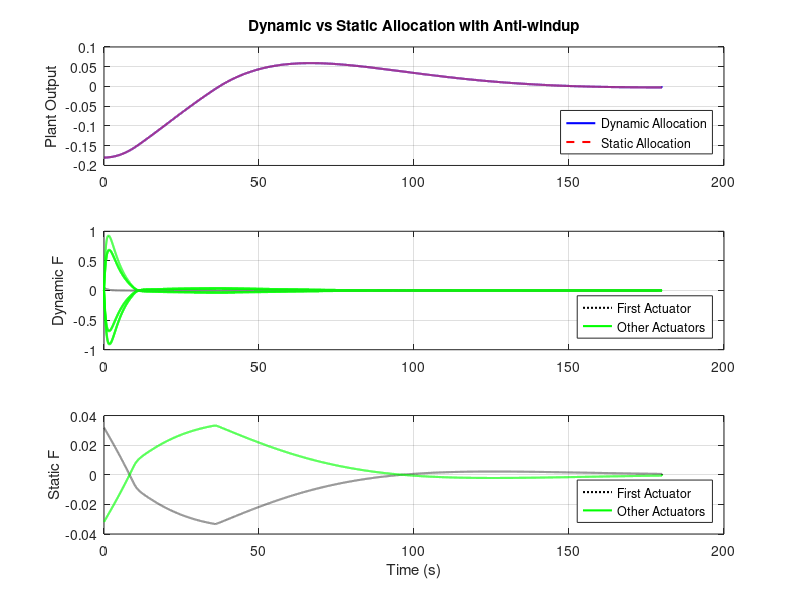

Write MATLAB code to recreate this figure.
clc, clear;

% Dimensões dos sistemas
n_p = 2;
m_c = 2;
n_c = 2;
m_a = 8;
n_w = 2;

n_f = m_a - n_c;
n = n_p + n_c + n_f;

% Parâmetros conhecidos
m1 = 1000;
m2 = 1000;
R = 1;
sigma = 1;
rho1 = 2;
rho2 = 0.15;
rho3 = 1000;

% Matrizes da planta
A_p = [0, 1; 0, 0];
B_p = [0, 0; m1^-1, -m2^-1];
C_p = [1, 0];
D_p = [0, 0];

%% Sistema de malha fechada e formulação de problemas

% Matrizes do controlador
A_c = [-1.7321, 1; -1.0014, -0.0532];
B_c = [1.7321; 1];
C_c = [-0.7071, -26.6009; 0.7071, 26.6009];
D_c = [0; 0];

Bw = [0; m1^-1];

Mn1 = [1, -1, -1, 1];
Mn2 = [1, -1, -1, 1];

% Matriz de influência
Mn = [Mn1, zeros(1, 4); zeros(1, 4), Mn2];

N1 = [1, 1, -1; 1, 0, 0; 0, 1, 0; 0, 0, 1];
N2 = [1, 1, -1; 1, 0, 0; 0, 1, 0; 0, 0, 1];
N = [N1, zeros(4, 3); zeros(4, 3), N2];

% Matriz pseudo-inversa
Mps_inv = 0.25 * [Mn1', zeros(4, 1); zeros(4, 1), Mn2'];

W = [100, 0, 0, 0, 0, 0, 0, 0;
     0, 1, 0, 0, 0, 0, 0, 0;
     0, 0, 1, 0, 0, 0, 0, 0;
     0, 0, 0, 1, 0, 0, 0, 0;
     0, 0, 0, 0, 1, 0, 0, 0;
     0, 0, 0, 0, 0, 1, 0, 0;
     0, 0, 0, 0, 0, 0, 1, 0;
     0, 0, 0, 0, 0, 0, 0, 1];

A0 = [A_p + B_p * D_c * C_p, B_p * C_c; B_c * C_p, A_c];
A = [A0, zeros(4, 6); zeros(6, 4), zeros(6, 6)];
B_ = [B_p; zeros(8, 2)];
M = Mn;
B = B_ * M;

C = [Mps_inv * D_c * C_p, Mps_inv * C_c, N];
C_ = N' * W * C;
Bw_ = [Bw; zeros(4, 1); zeros(4, 1)];
L_f = [zeros(n_p, n_f); zeros(n_c, n_f); eye(n_f)];
L_c = [zeros(n_p, n_c); eye(n_c); zeros(n_f, n_c)];
L = [L_c, L_f];

E_c = [-0.1708, -0.0059, -0.0032, -0.0053, 0.0111, -0.0066, -0.0066, 0.0066;
       -0.0895, -0.0118, -0.0103, 0.0057, -0.0024, 0.0048, 0.0048, -0.0048];

E_f = [-0.0480, -0.0103, 0.1031, -0.0662, 0.0747, 0.1042, 0.1042, -0.1042;
       -0.0805, 0.0057, -0.0661, 0.0225, -0.0512, -0.0537, -0.0537, 0.0537;
        0.1277, -0.0018, 0.0566, -0.0389, -0.0080, 0.0722, 0.0722, -0.0722;
       -0.0757, 0.0037, 0.0790, -0.0408, 0.0722, 0.9615, -0.3662, 0.3662;
       -0.0757, 0.0037, 0.0790, -0.0408, 0.0722, -0.3662, 0.9615, 0.3662;
        0.0757, -0.0037, -0.0790, 0.0408, -0.0722, 0.3662, 0.3662, 0.9615];

K_f = [-1.8960, 0.9476, -0.9437, 0.0053, 0.0053, -0.0053;
        0.9103, -1.8750, -0.9090, 0.0013, 0.0013, -0.0013;
       -0.8741, -0.8266, -1.8904, -0.0007, -0.0007, 0.0007;
       -0.0020, -0.0009, 0.0118, -1.6716, 0.5010, -0.5010;
       -0.0020, -0.0009, 0.0118, 0.5010, -1.6716, -0.5010;
        0.0020, 0.0009, -0.0118, -0.5010, -0.5010, -1.6716];

E = [E_c; E_f];

x_p = [-0.18; 0];
x_c = [0; 0];
x_f = zeros(n_f, 1);

x = [x_p; x_c; x_f];
  
% Tempo de simulação
dt = 0.01; % Passo de tempo
T = 180;   % Duração da simulação
t = 0:dt:T;

% Sinal de entrada w(t)
w = zeros(1, length(t));
w(t >= 0 & t <= 36) = 0.16667;

% Função de saturação e phi
% Definindo os limites de saturação simétricos
u_bar = 0.05; % Limite superior simétrico (50 mN)

% Função de saturação baseada em sign
%sat = @(x) u_bar * tanh(x / u_bar);

sat = @(x) sign(x) .* min(abs(x), u_bar);

% Atualizando a função phi
phi = @(yf) sat(yf) - yf;

% Inicialização dos estados
x_states = zeros(n, length(t));

y_pd_outputs = zeros(size(C_p, 1), length(t));
y_ps_outputs = zeros(size(C_p, 1), length(t));

y_c_outputs = zeros(size(C_c, 1), length(t));
y_fd_outputs = zeros(size(C, 1), length(t)); % Armazena as saídas
y_fs_outputs = zeros(size(C, 1), length(t)); % Armazena as saídas

x_states(:, 1) = x;

% Simulação do sistema
for k = 1:length(t)-1

    y_p_d = C_p * x_states(1:n_p, k);
    y_p_s = C_p * x_states(1:n_p, k);

    y_c = C_c * x_states(1:n_c, k);
    y_f_d = C * x_states(:, k);

    y_f_s = Mps_inv * y_c;
    u_p = M * sat(y_f_s);

    dx_p = A_p * x_states(1:n_p, k) + B_p * u_p + Bw * w(k);
    x_states(1:n_p, k+1) = x_states(1:n_p, k) + dx_p * dt;
   
    dx = (A + L_f * K_f * C_) * x_states(:, k) + (B + L * E) * phi(y_f_d)+ Bw_ * w(k);
    x_states(:, k + 1) = x_states(:, k) + dx * dt;
    

    y_pd_outputs(:, k) = y_p_d;
    y_ps_outputs(:, k) = y_p_s;

    y_c_outputs(:, k) = y_c;
    y_fd_outputs(:, k) = y_f_d;
    y_fs_outputs(:, k) = y_f_s;
    
end

figure;

% Gráfico 1: Saída da Planta (Dynamic vs Static Allocation)
subplot(3,1,1);
plot(t, y_pd_outputs(1,:), 'b-', 'LineWidth', 1.5); 
hold on;
plot(t, y_ps_outputs(1,:), 'r--', 'LineWidth', 1.5);
ylabel('Plant Output');
legend('Dynamic Allocation', 'Static Allocation', 'Location', 'southeast');
grid on;
title('Dynamic vs Static Allocation with Anti-windup');

% Gráfico 2: Dynamic F (Primeiro atuador vs outros)
subplot(3,1,2);
plot(t, y_fd_outputs(1,:), 'k:', 'LineWidth', 1.5); 
hold on;
plot(t, y_fd_outputs(2:end,:), 'g-', 'LineWidth', 1.5);
ylabel('Dynamic F');
legend('First Actuator', 'Other Actuators', 'Location', 'southeast');
grid on;

% Gráfico 3: Static F (Primeiro atuador vs outros)
subplot(3,1,3);
plot(t, y_fs_outputs(1,:), 'k:', 'LineWidth', 1.5); 
hold on;
plot(t, y_fs_outputs(8:end,:), 'g-', 'LineWidth', 1.5);
xlabel('Time (s)');
ylabel('Static F');
legend('First Actuator', 'Other Actuators', 'Location', 'southeast');
grid on;